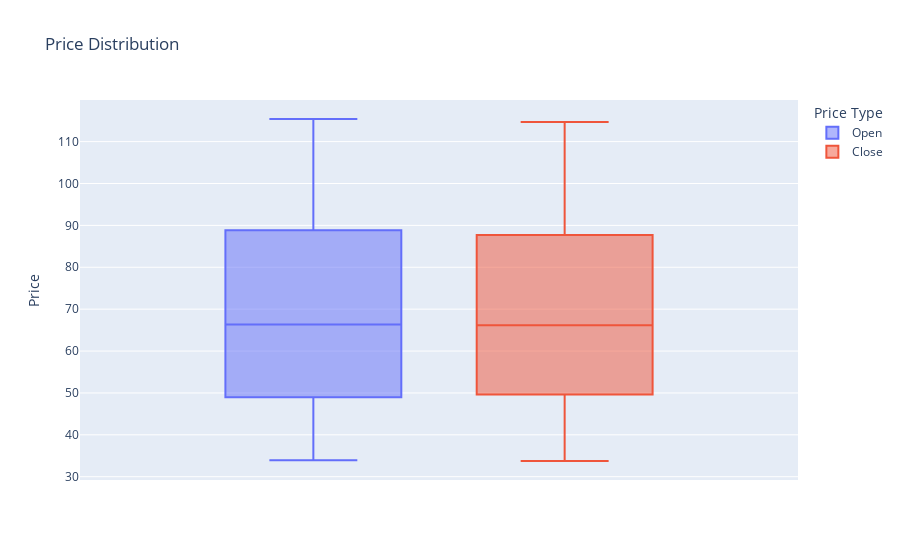

Here is the notebook cell this chart was saved with:
### Code cell
# Creating a box plot to show the distribution of 'Open' and 'Close' prices of crude oil.
# The dataset is reshaped for plotting purposes using the .melt() method.
# The plot is interactive, facilitated by Plotly Express, showcasing the variability and central tendency of the prices.
fig = px.box(crude_oil_df.melt(id_vars='Date', value_vars=['Open', 'Close'], var_name='Price Type', value_name='Price'), y='Price', color='Price Type', title='Price Distribution')
fig.show()

### Figure 1 — Plotly figure (JSON) as saved in the notebook; plotly's stock layout.template omitted (floating-point values rounded to 4 significant figures)
{"data": [{"alignmentgroup": "True", "hovertemplate": "Price Type=Open<br>Price=%{y}<extra></extra>", "legendgroup": "Open", "marker": {"color": "#636efa"}, "name": "Open", "notched": false, "offsetgroup": "Open", "orientation": "v", "showlegend": true, "type": "box", "x0": " ", "xaxis": "x", "y": [99.7, 106.8, 86.44, 96.38, 88.85, 91.76, 91.73, 103, 95.81, 66, 60.29, 48.1, 41.73, 33.9, 48.82, 44.85, 49.07, 53.95, 48.63, 47.08, 57.42, 61.55, 67.07, 70.12, 52.45, 57.22, 53.42, 35.21, 42.83, 45.08, 61.95, 66.68, 68.55, 67.01, 96.09, 115.4, 88.83, 80.4, 76.85, 81], "y0": " ", "yaxis": "y"}, {"alignmentgroup": "True", "hovertemplate": "Price Type=Close<br>Price=%{y}<extra></extra>", "legendgroup": "Close", "marker": {"color": "#EF553B"}, "name": "Close", "notched": false, "offsetgroup": "Close", "orientation": "v", "showlegend": true, "type": "box", "x0": " ", "xaxis": "x", "y": [107.1, 86.53, 96.47, 88.91, 92.05, 91.97, 107.7, 102.7, 66.15, 49.76, 49.2, 41.65, 33.75, 49.1, 44.7, 49.44, 54.01, 48.32, 47.23, 57.4, 61.64, 67.04, 69.8, 50.93, 57.22, 53.5, 55.1, 42.61, 45.34, 61.5, 66.32, 68.5, 66.18, 95.72, 114.7, 89.55, 80.55, 77.05, 82.52, 80.84], "y0": " ", "yaxis": "y"}], "layout": {"boxmode": "group", "legend": {"title": {"text": "Price Type"}, "tracegroupgap": 0}, "title": {"text": "Price Distribution"}, "xaxis": {"anchor": "y", "domain": [0, 1]}, "yaxis": {"anchor": "x", "domain": [0, 1], "title": {"text": "Price"}}}}
